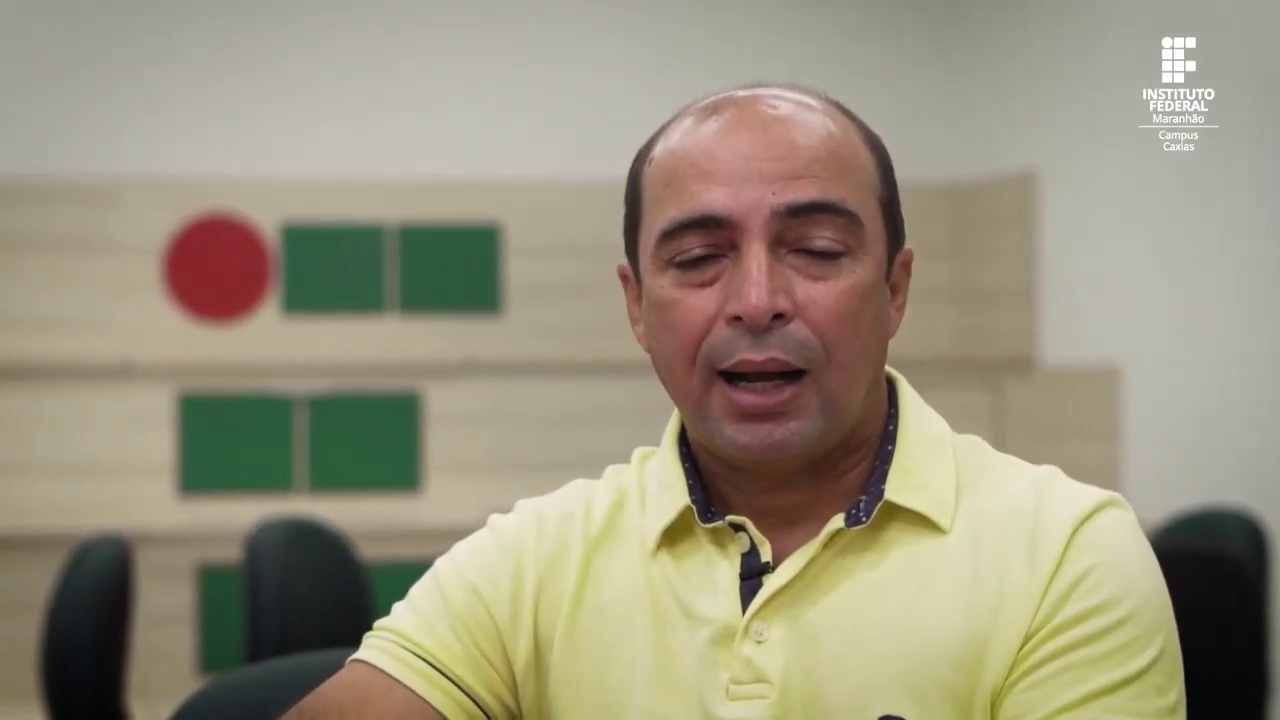
#> input picture frame 42 of IFMA Campus Caxias - corte.mp4, 1280 x 720 px
$ python 39-AtividadeDeteccao.py
#> lines starting #> are read from the running program, lines starting #| are printed output that depends on the picture; after the words box and inside, x2 and y2 are one past the last pixel; in counts of white or black regions, pixels touching at a corner belong together

import cv2
import numpy as np

face_cascade = cv2.CascadeClassifier(cv2.data.haarcascades + 'haarcascade_frontalface_default.xml')
eye_cascade = cv2.CascadeClassifier(cv2.data.haarcascades + 'haarcascade_eye.xml')

global countPeople
countPeople = 0

def deteccaoFaces(img):
    gray = cv2.cvtColor(frame, cv2.COLOR_BGR2RGB)
    faces = face_cascade.detectMultiScale(gray)# 1.3, 5

    for (x,y,w,h) in faces:
        cv2.rectangle(img,(x,y),(x+w,y+h),(255,0,0),2)
        roi_gray = gray[y:y+h, x:x+w]
        roi_color = img[y:y+h, x:x+w]

        eyes = eye_cascade.detectMultiScale(roi_gray)
        for (ex,ey,ew,eh) in eyes:
            cv2.rectangle(roi_color,(ex,ey),(ex+ew,ey+eh),(0,255,0),2)
            # uma pessoa tem face e boca
            global countPeople
            countPeople = countPeople+1

    return img

cap = cv2.VideoCapture('IFMA Campus Caxias - corte.mp4')

while cap.isOpened():
    check, frame = cap.read()
#> frame is the input picture: shape (720, 1280, 3); mean B, G, R 125.7, 147.1, 154
    frame = cv2.resize(frame, (800, 500))
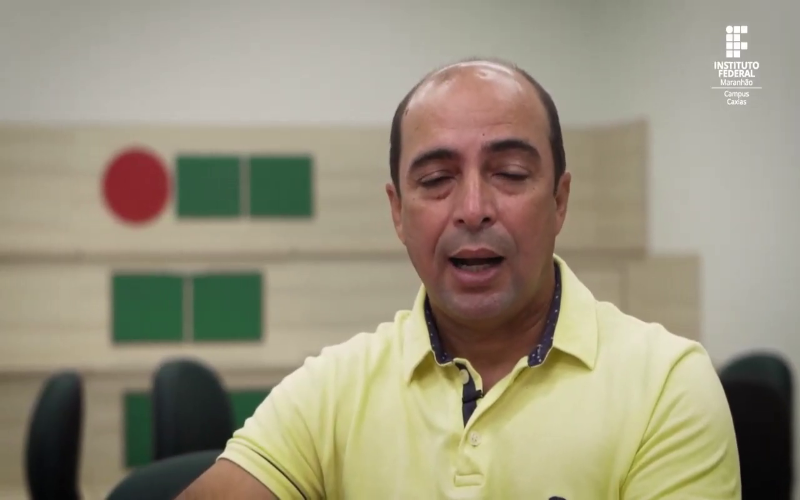
#> frame: shape (500, 800, 3); mean B, G, R 125.6, 147, 153.9
    if check == True:

        output = deteccaoFaces(frame)
#> in deteccaoFaces, `faces = face_cascade.detectMultiScale(gray)# 1.3, 5`: faces = [[365, 86, 218, 218]]
#> the loop in deteccaoFaces, `for (x,y,w,h) in faces:` made 1 pass
#> (x, y, w, h, eyes) on pass 1: (365, 86, 218, 218, [[104, 39, 69, 69], [35, 44, 74, 74]])
#> pass 1, in deteccaoFaces, `roi_gray = gray[y:y+h, x:x+w]`:
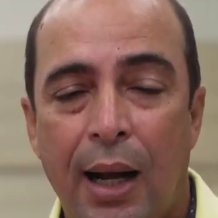
#> roi_gray: shape (218, 218, 3); mean R, G, B 139, 107.5, 95.8
#> pass 1, in deteccaoFaces, `roi_color = img[y:y+h, x:x+w]`:
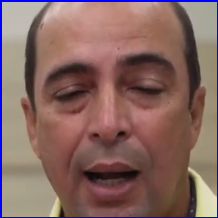
#> roi_color: shape (218, 218, 3); mean B, G, R 99, 103.3, 134.5
#> after the loop in deteccaoFaces, `for (x,y,w,h) in faces:`:
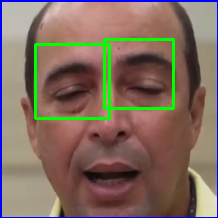
#> roi_color: shape (218, 218, 3); 3.56% of pixels changed, all inside (x1, y1, x2, y2) = (34, 38, 175, 120)
#> after the loop in deteccaoFaces, `for (x,y,w,h) in faces:`: countPeople = 2
        cv2.imshow("Faces", output)

        k = cv2.waitKey(5) & 0xFF
#> (key q is pressed here)
        if k == ord('q'):
            print("O video tem '{}' pessoas".format(countPeople))
#| O video tem '2' pessoas
            break

    else: break

cap.release()
cv2.destroyAllWindows()

$ run again, starting later in the video
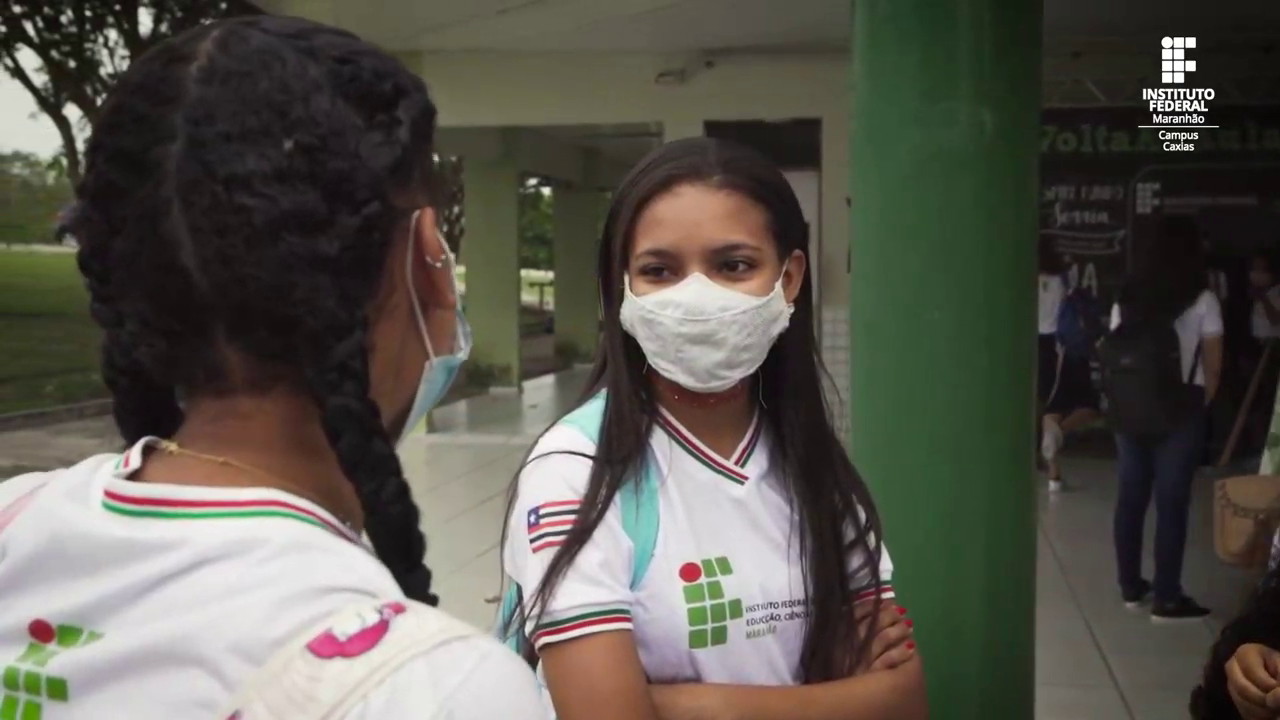
#> input picture frame 336 of IFMA Campus Caxias - corte.mp4, 1280 x 720 px
#> frame is the input picture: shape (720, 1280, 3); mean B, G, R 77.9, 86.4, 89.4
#> `frame = cv2.resize(frame, (800, 500))`:
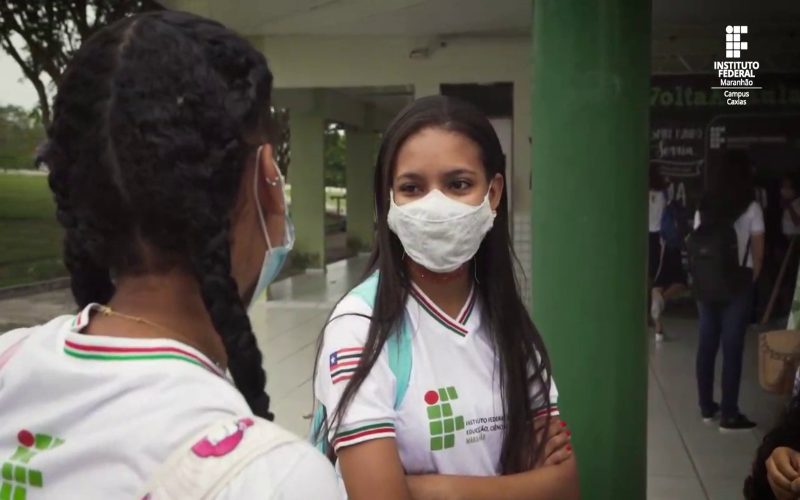
#> frame: shape (500, 800, 3); mean B, G, R 77.8, 86.3, 89.3
#> faces = [[511, 232, 27, 27], [320, 293, 64, 64], [368, 136, 135, 135]]
#> the loop in deteccaoFaces, `for (x,y,w,h) in faces:` made 3 passes
#> after the loop in deteccaoFaces, `for (x,y,w,h) in faces:`:
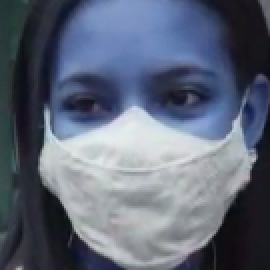
#> roi_gray: shape (135, 135, 3) (shown 2 times larger); mean B, G, R 120.3, 103, 94.7
#> after the loop in deteccaoFaces, `for (x,y,w,h) in faces:`: countPeople = 2
#| O video tem '2' pessoas
